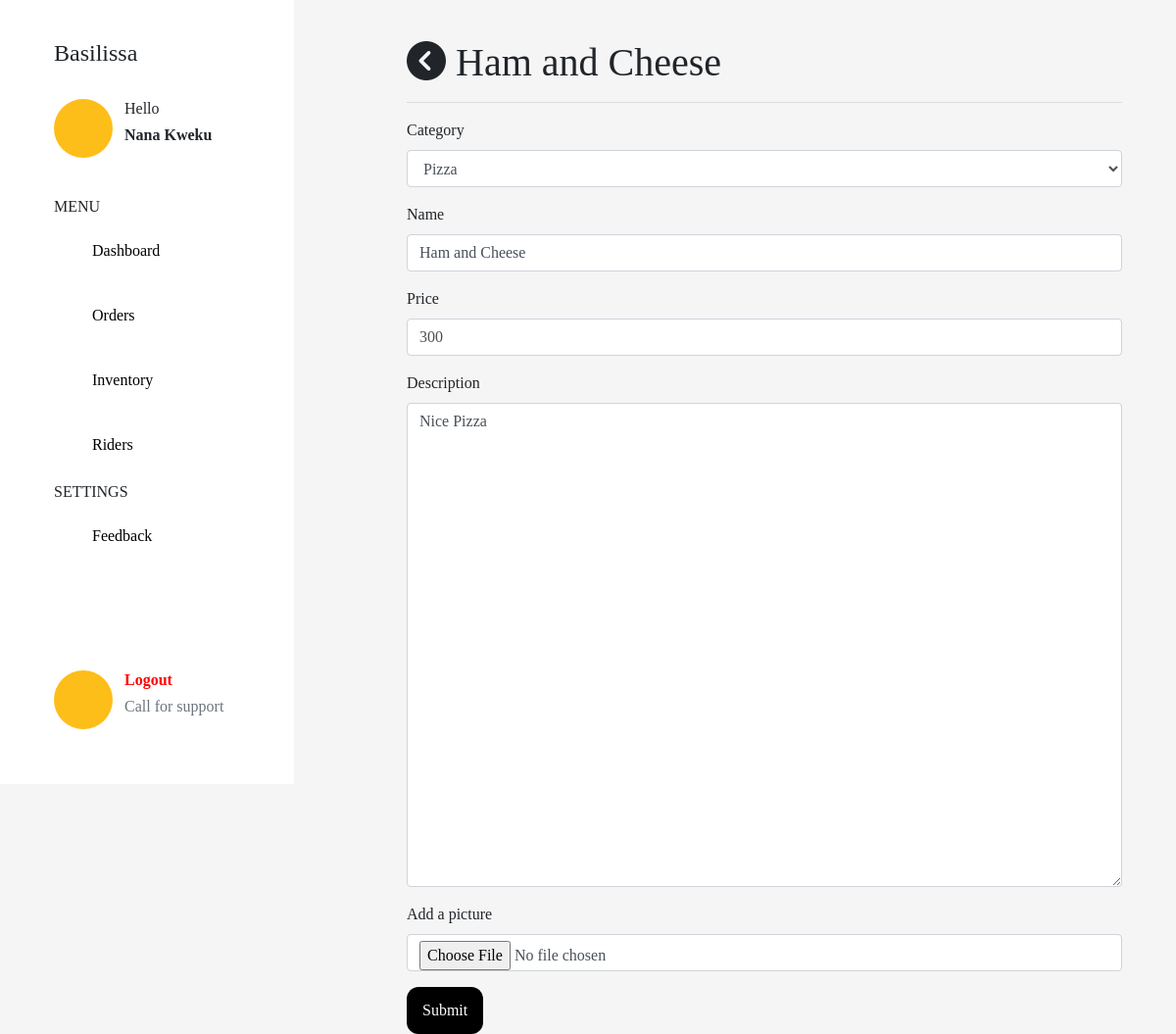
Before: /item/11 with the older database file.
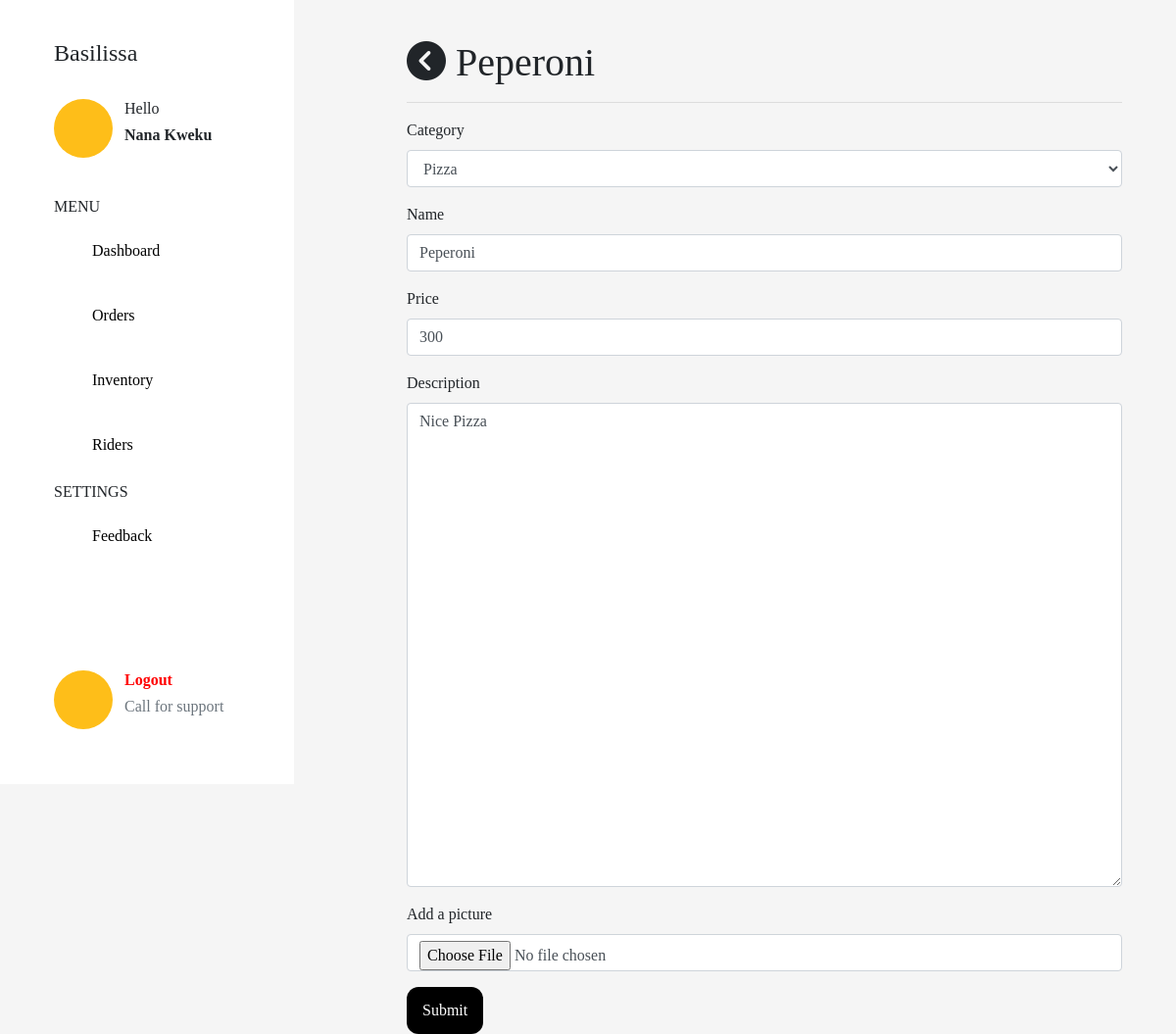
After: the same page with the newer database file.
### models.py (models this page shows, shortened)
class Item(db.Model):
    id = db.Column(db.Integer, primary_key=True)
    name = db.Column(db.String, nullable=False)
    price = db.Column(db.String, nullable=False)
    description = db.Column(db.String, nullable=False)
    category = db.Column(db.String, nullable=False)
    image_file = db.Column(db.String(200), default='default.png')
    status = db.Column(db.Boolean, default=True)

### app.py (the view, shortened to what this page needs)
@app.route('/item/<int:id>', methods=['POST','GET'])
def item(id):
    form = ItemForm()
    item = Item.query.filter_by(id = id).first()
    print(item.image_file)
    if request.method == 'GET':
        form.name.data = item.name
        form.price.data = item.price
        form.description.data = item.description
    return render_template('item.html', item=item, form=form)

### forms.py
class ItemForm(FlaskForm):
    name = StringField('Name', validators=[DataRequired()])
    price = StringField('Price', validators=[DataRequired()])
    description = StringField('Description', widget=TextArea(), validators=[DataRequired()])
    image = FileField('Add a picture', validators=[FileAllowed(['jpg', 'png', 'jpeg'])])
    category = SelectField('Category', choices=[('Pizza', 'Pizza'),('Chineese','Chineese'),('Cocktails','Cocktails'),('Shawarma','Shawarma'),('Chicken','Chicken'),('Rice','Rice')])
    submit = SubmitField('Submit')

### templates/item.html (shortened to what this page needs)
{% extends "dash.html" %}
{% block body %}
<div class="container">
<form action="" method="POST" enctype="multipart/form-data">
    <h1> <i class="fas fa-chevron-circle-left" onclick="window.history.back()"></i> {{item.name}} </h1>
    <hr>
    <div class="form-group">
        {{form.category.label}}
        {{form.category (class="form-control", id="exampleInputEmail1")}}
    </div>
    <div class="form-group">
        {{form.name.label}}
        {{form.name (class="form-control", id="exampleInputEmail1")}}
    </div>
    <div class="form-group">
        {{form.price.label}}
        {{form.price (class="form-control", id="exampleInputEmail1")}}
    </div>
    <div class="form-group">
        {{form.description.label}}
        {{form.description (class="form-control", id="exampleInputEmail1", cols="35", rows="20")}}
    </div>
    <div class="form-group">
        {{form.image.label}}
        {{form.image (class="form-control", id="exampleInputEmail1")}}
    </div>
    <div class="form-group">
        {{form.submit(class="button-solid-black")}}
    </div>
</form>
</div>
{% endblock %}

Changed rows visible on the page:
changed Item "Pizza": name "Ham and Cheese" → "Peperoni"
